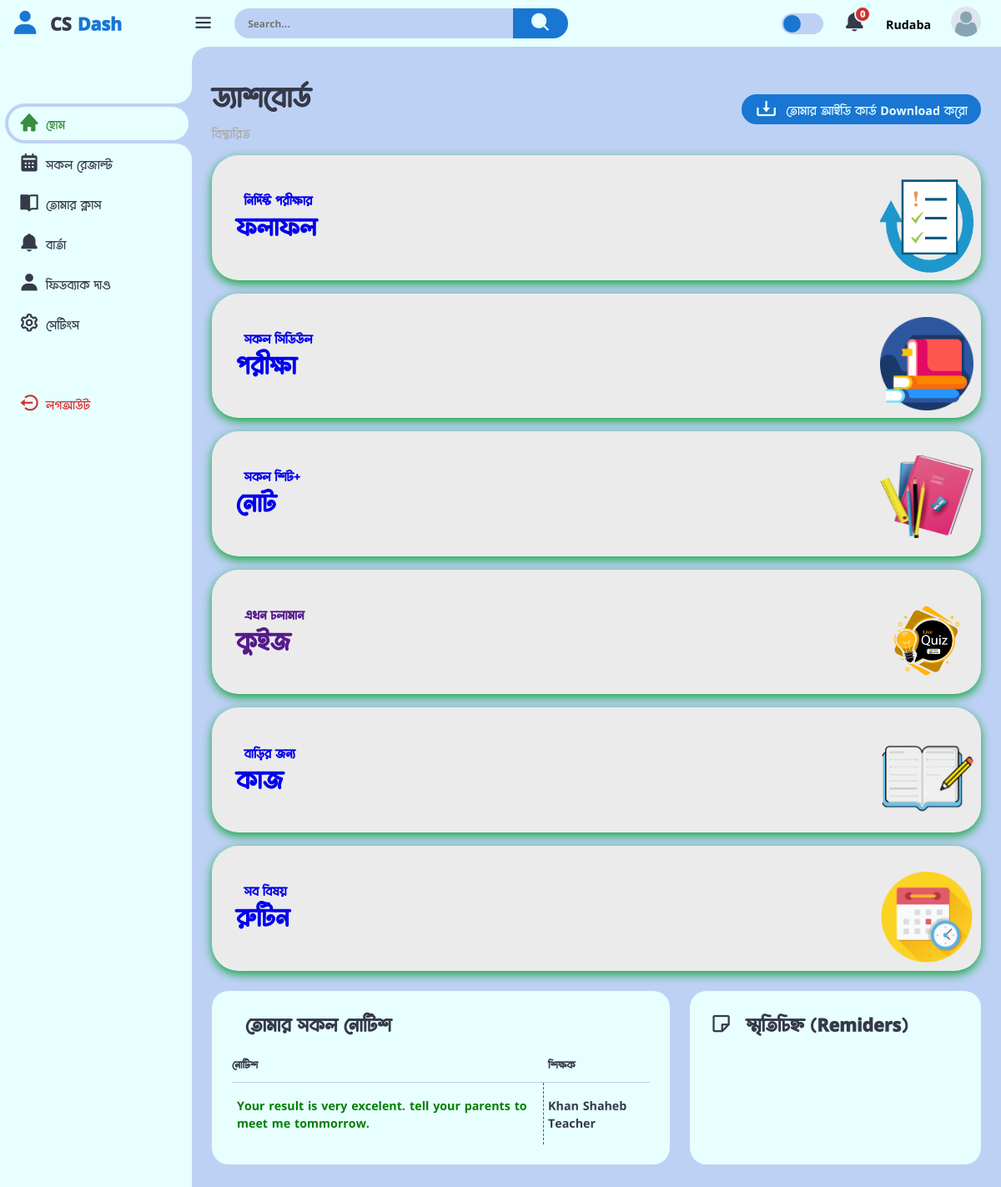
The page /student_dashboard/home (signed in) on the database its author committed.
### users/models.py (models this page shows, shortened)
class CustomUser(AbstractUser):
    username = None
    email = models.EmailField("email_address", unique=True, max_length=354)
    phone_number = models.CharField(max_length=15, blank=True, null=True)
    ROLE_CHOICES = [
        ('student', 'Student'),
        ('teacher', 'Teacher'),
        ('guardian', 'Guardian'),
    ]
    role = models.CharField(max_length=10, choices=ROLE_CHOICES)
    USERNAME_FIELD = "email"
    REQUIRED_FIELDS = ['phone_number']
    objects = CustomManager()
    class Meta:
        verbose_name_plural = "ইউজার অ্যাকাউন্ট *VIP* "

class Student(models.Model):
    user = models.OneToOneField(CustomUser, on_delete=models.CASCADE)
    basic_step_of_reg = models.BooleanField(default=False)
    choose_subjects = models.BooleanField(default=False)
    s_approval = models.BooleanField(default=False)
    guardian_phone_is_verified = models.BooleanField(default=False)
    s_name = models.CharField(max_length=170, null=True, blank=True)
    shift = models.ForeignKey(Shift, on_delete=models.CASCADE, null=True, blank=True)
    batch = models.ForeignKey(Batch, on_delete=models.CASCADE, null=True, blank=True)
    profile_pic = models.ImageField( upload_to="student", default='avatar.png')
    class_subjects = models.ForeignKey(ClassWithSubject, on_delete=models.CASCADE, null=True, blank=True )
    s_id = models.IntegerField(null=True, blank=True)
    guardian_phone = models.CharField(max_length=15)
    your_subjects = MultiSelectField(max_length=170, null=True, blank=True)
    s_phone = models.CharField(max_length=15, blank=True, null=True)
    guardian_email = models.EmailField(max_length=100, blank=True, null=True)
    created_at = models.DateTimeField(auto_now_add=True)
    updated_at = models.DateTimeField(auto_now=True)
    def __init__(self, *args, **kwargs):
        super(Student, self).__init__(*args, **kwargs)
        if self.class_subjects:
            self._meta.get_field('your_subjects').choices = [
                (subject.name.lower(), subject.name) for subject in self.class_subjects.subjects.all()
            ]
        else:
            self._meta.get_field('your_subjects').choices = [
                ('math', 'math')
            ]
    class Meta:
        verbose_name_plural = "ইউজার ( শিক্ষার্থী )"

class CommonBaseModel(models.Model):
    uid = models.UUIDField(primary_key=True, default= uuid.uuid4)
    created_at = models.DateTimeField(auto_now_add=True)
    updated_at = models.DateTimeField(auto_now=True)
    class Meta:
        abstract = True

class NoticeForStudent(CommonBaseModel):
    notice = models.CharField( max_length=250)
    student = models.ForeignKey(Student, on_delete=models.CASCADE)
    teacher = models.ForeignKey(Teacher, on_delete=models.CASCADE)
    notice_last_for = models.DateField(auto_now=False, auto_now_add=False)

class Teacher(models.Model):
    user = models.OneToOneField(CustomUser, on_delete=models.CASCADE)
    basic_step_of_reg = models.BooleanField(default=False)
    t_name = models.CharField(max_length=100)
    profile_pic = models.ImageField(upload_to="teacher", default='teacher.png')
    teacher_background = models.CharField(max_length=20, choices=background_of_teacher)
    t_present_adress = models.CharField( max_length=150, null=True, blank=True)
    t_permnt_adress = models.CharField( max_length=150, null=True, blank=True)
    t_extra_phone = models.CharField( max_length=50, null=True, blank=True)
    t_approval = models.BooleanField(default=False)
    created_at = models.DateTimeField(auto_now_add=True)
    updated_at = models.DateTimeField(auto_now=True)
    def __str__(self):
        return f"{self.t_name} Teacher"
    class Meta:
        verbose_name_plural = "ইউজার( শিক্ষক-শিক্ষিকা )"

### home/views.py (the view, shortened to what this page needs)
# urls.py: path('student_dashboard/home', student_dashb, name="std_dashboard_home"),
@login_required
def student_dashb(request, page=None):
    if request.user.role == 'student':
        if page == 'feedback':
            student = request.user.student
            feedback, created = StudetFeedback.objects.get_or_create(student=student, defaults={
                'already_rated': False,
                'rate_us': 0,
                'report': ''
            })
            if request.method == "POST":
                try:
                    feedback.already_rated = True
                    feedback.rate_us = request.POST.get('star_rating')
                    feedback.report = request.POST.get('speech')
                    feedback.save()
                    return redirect('student_dashb', page='feedback')
                except Exception as e:
                    return render(request, 'student/error.html', {"error_message": e})
            context = {
                'data': feedback,
            }
            return render(request, 'student/dash_feedback.html', context)
        elif page == 'message':
            all_msg = MessageForStudent.objects.filter(message_for = request.user.student).order_by('-upload_at', 'visited')
            context = {
                'all_message':all_msg,
            }
            return render(request, 'student/dash_message.html', context)
        elif page == 'settings':
            return edit_profile(request)
        elif page == 'change_password':
            return change_password(request)
        elif page == 'result':
            mark = MarksOfStudent.objects.filter(student_id = request.user.student.s_id)
            return render(request, 'student/dash_result.html', context={'marks':mark})
        elif page == 'xm_schedule':
            schedule = ExamSchedule.objects.filter(batch__student = request.user.student)
            context={
                'schedule':schedule,
            }
            return render(request, 'student/xm_schedule.html', context)
        else:
            std = Student.objects.get(user=request.user)
            std_cls_id = std.class_subjects.id
            std_batch_id = std.batch.id
            selected_subjects = std.your_subjects
            sheet = []
            for s in selected_subjects:
                queryset = HomeWork.objects.filter(
                    for_class__id=std_cls_id,
                    batch=std_batch_id,
                    subject__name=s,
                )
                if queryset.exists():
                    sheet.append(queryset)
            current_date = datetime.now().date()
            one_day_ahead = current_date + timedelta(days=1)
            reminders = []
            for s in sheet:
                for d in s:
                    if d.last_day_of_submit == one_day_ahead:
                        reminders.append(s)
            notiss = NoticeForStudent.objects.filter(student=std)
            notice =[]
            for nts in notiss:
                two_day_back= nts.notice_last_for + timedelta(days=-2)
                if two_day_back <= current_date and current_date <= nts.notice_last_for:
                    notice.append(nts)
            context = {
                'reminders': reminders,
                'notice': notice,
                       }
            return render(request, 'student/dash_home.html', context)
    else:
        return render(request, 'main/404.html')

### home/public.py (called while the page is built, shortened)
def common_data(request):
    try:
        if request.user.role == "student":
            try:
                unviewed_msg_std = MessageForStudent.objects.filter(message_for = request.user.student, visited = False).count()
            except:
                unviewed_msg_std = 0
            context = {
                'unviewed_msg_std' : unviewed_msg_std,
            }
        else:
            context={}
    except:
        context = {}
    return context

### templates/student/dash_home.html (shortened to what this page needs)
{% extends 'student/dash_base.html' %}
{% load static %}
{% block content %}
    <div class="header">
        <div class="left">
            <h1>ড্যাশবোর্ড</h1>
            <ul class="breadcrumb">
                <li><a href="#">বিস্তারিত</a></li>
            </ul>
        </div>
        <a href="#" class="report">
            <i class='bx bx-download'></i>
            <span>তোমার আইডি কার্ড Download করো</span>
        </a>
    </div>
    <div class="analyse">
        <div class="sales">
            <a href="{% url "student_dashb" 'mark' %}">
                <div class="status">
                    <div class="info">
                        <h3>নির্দিষ্ট পরীক্ষার</h3>
                        <h1>ফলাফল</h1>
                    </div>
                    <div class="progresss">
                        <img src="{% static "image/result.png" %}" alt="">
                    </div>
                </div>
            </a>
        </div>
        <div class="sales">
            <a href="xm_schedule">
                <div class="status">
                    <div class="info">
                        <h3>সকল সিডিউল</h3>
                        <h1>পরীক্ষা</h1>
                    </div>
                    <div class="progresss">
                        <img src="{% static "image/book.png" %}" alt="">
                    </div>
                </div>
            </a>
        </div>
        <div class="sales">
            <a href="{% url "student_dashb" 'sheet' %}">
                <div class="status">
                    <div class="info">
                        <h3>সকল শিট+</h3>
                        <h1>নোট</h1>
                    </div>
                    <div class="progresss">
                        <img src="{% static "image/note.png" %}" alt="">
                    </div>
                </div>
            </a>
        </div>
        <div class="sales">
            <a href="">
                <div class="status">
                    <div class="info">
                        <h3>এখন চলামান</h3>
                        <h1>কুইজ</h1>
                    </div>
                    <div class="progresss">
                        <img src="{% static "image/quiz.png" %}" alt="">
                    </div>
                </div>
            </a>
        </div>
        <div class="sales">
            <a href="{% url "student_dashb" 'hw' %}">
                <div class="status">
                    <div class="info">
                        <h3>বাড়ির জন্য</h3>
                        <h1>কাজ</h1>
                    </div>
                    <div class="progresss">
                        <img src="{% static "image/hw.png" %}" alt="">
                    </div>
                </div>
            </a>
        </div>
        <div class="sales">
            <a href="{% url "student_dashb" 'routine' %}">
                <div class="status">
                    <div class="info">
                        <h3>সব বিষয়</h3>
                        <h1>রুটিন</h1>
                    </div>
                    <div class="progresss">
                        <img src="{% static "image/routine.png" %}" alt="">
                    </div>
                </div>
            </a>
        </div>
    </div>
    <div class="bottom-data">
        <div class="orders">
            <div class="header">
                <h3>তোমার সকল নোটিশ</h3>
            </div>
            {% if notice %}
            <table>
                <thead>
                    <tr>
                        <th>নোটিশ</th>
                        <th>শিক্ষক</th>
                    </tr>
                </thead>
                <tbody>
                    {% for n in notice %}
                    <tr>
                        <td style="color:green;border-right: 1px dashed #FF0060;margin-right:5px;">{{n.notice}}</td>
                        <td>{{n.teacher}}</td>
                    </tr>
                    {% endfor %}
                </tbody>
            </table>
            {% else %}
            <div style="color:red; display: flex;padding-top:35px; justify-content:center;">
            <h3>এখনো কেউ কোনো নোটিশ দেয় নি। তাই কিছু দেখাচ্ছে না</h3>
            </div>
            {% endif %}
        </div>
        <div class="reminders">
            <div class="header">
                <i class='bx bx-note'></i>
                <h3>স্মৃতিচিহ্ন (Remiders)</h3>
            </div>
        </div>
    </div>
{% endblock content %}

### templates/student/dash_base.html (shortened to what this page needs)
{% load static %}
<!DOCTYPE html>
<html lang="en">
<head>
    <link href='https://unpkg.com/boxicons@2.1.4/css/boxicons.min.css' rel='stylesheet'>
    <link rel="stylesheet" href="{% static 'css/d.css' %}">
</head>
<body>
    <div class="sidebar">
        <a href="{% url "student_dashb" 'home' %}" class="logo">
            <i class='bx bxs-user'></i>
            <div class="logo-name"><span> CS</span> Dash</div>
        </a>
        <ul class="side-menu">
            {% url 'student_dashb' page='home' as home %}
            {% url 'student_dashb' page='result' as result %}
            {% url 'student_dashb' page='class' as class %}
            {% url 'student_dashb' page='message' as message %}
            {% url 'student_dashb' page='feedback' as feedback %}
            {% url 'student_dashb' page='settings' as settings %}
            <li class="{% if request.path == home %}active{% endif %}">
                <a href="{% url 'student_dashb' page='home' %}"><i class='bx bxs-home'></i> হোম </a>
            </li>
            <li class="{% if request.path == result %}active{% endif %}">
                <a href="{% url 'student_dashb' page='result' %}"><i class='bx bxs-calendar'></i>সকল রেজাল্ট</a>
            </li>
            <li class="{% if request.path == class %}active{% endif %}">
                <a href="{% url 'student_dashb' page='class' %}"><i class='bx bxs-book-open'></i>তোমার ক্লাস</a>
            </li>
            <li class="{% if request.path == message %}active{% endif %}">
                <a href="{% url 'student_dashb' page='message' %}"><i class='bx bxs-bell'></i>বার্তা </a>
            </li>
            <li class="{% if request.path == feedback %}active{% endif %}">
                <a href="{% url 'student_dashb' page='feedback' %}"><i class='bx bxs-user'></i>ফিডব্যাক দাও </a>
            </li>
            <li class="{% if request.path == settings %}active{% endif %}">
                <a href="{% url 'student_dashb' page='settings' %}"><i class='bx bx-cog ' ></i>সেটিংস</a>
            </li>
        </ul>
        <ul class="side-menu">
            <li>
                <a href="{% url "logout" %}" class="logout">
                    <i class='bx bx-log-out-circle' ></i>
                    লগআউট
                </a>
            </li>
        </ul>
  </div>
    <div class="content">
        <nav>
            <i class='bx bx-menu'></i>
            <form action="#">
                <div class="form-input">
                    <input type="search" placeholder="Search...">
                    <button class="search-btn" type="submit"><i class='bx bxs-search'></i></button>
                </div>
            </form>
            <label for="theme-toggle" class="theme-toggle"></label>
            <a href="{% url "student_dashb" 'message' %}" class="notif">
                {% if unviewed_msg_std == 0 %}
                <i class='bx bxs-bell'></i>
                {% else %}
                <i class='bx bxs-bell bx-tada'></i>
                {% endif %}
                <span class="count">{{unviewed_msg_std}}</span>
            </a>
            {{request.user.student.s_name}}
            <a href="{% url "student_dashb" 'settings' %}" class="profile">
                <img src="{{request.user.student.profile_pic.url}}">
            </a>
        </nav>
        <main>
            {% block content %}{% endblock %}
        </main>
    </div>
</body>
</html>

### rows shown on the page
CustomUser: user.student.s_name "Rudaba", user.student.profile_pic (placeholder picture)
NoticeForStudent: notice "Your result is very excelent. tell your parents to meet me tommorrow.", teacher "Khan Shaheb Teacher"

### other values the page prints
{{ unviewed_msg_std }} "0"
